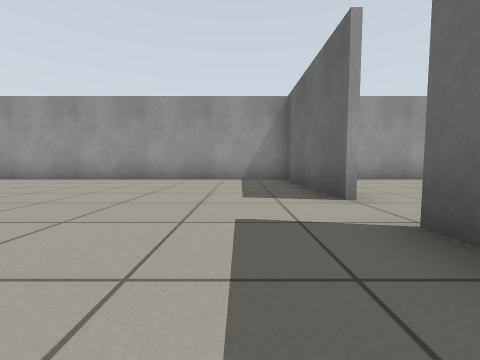
view 1 (above)

18 first-person views from a walk through a world built for the Gazebo simulator. The camera is 0.5 m above the floor, tilts 4° down and sees 90° across. The floor is counted in squares, 1 m on a side. Each view is taken from the middle of a square. On the plan, view 1 faces up. The plan holds only what a view shows up to about 9 squares ahead; the rest is blank. Robots are left out. Gazebo's built-in surfaces are drawn with simple patterns.

view 2
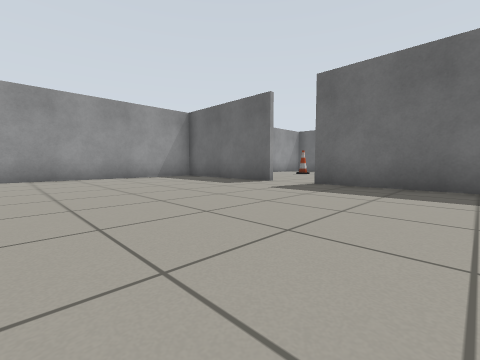

view 3
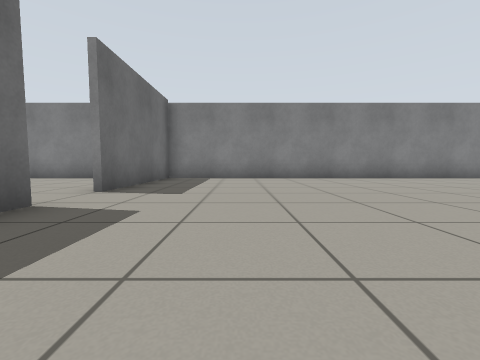

view 4
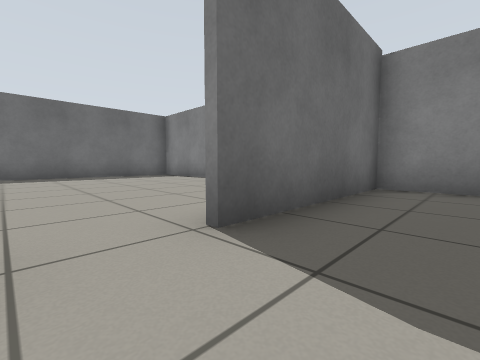

view 5
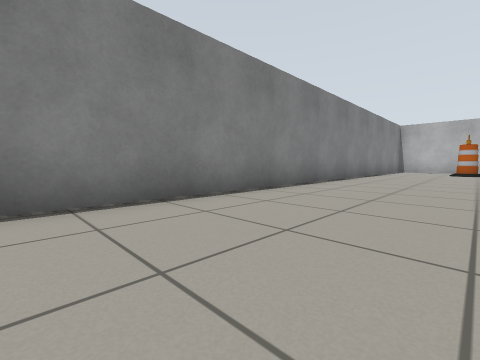

view 6
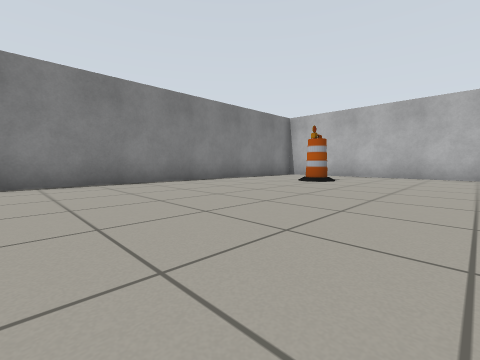

view 7
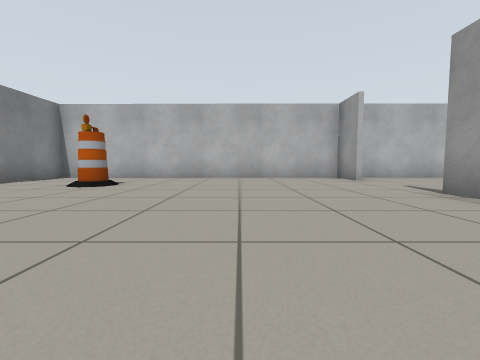

view 8
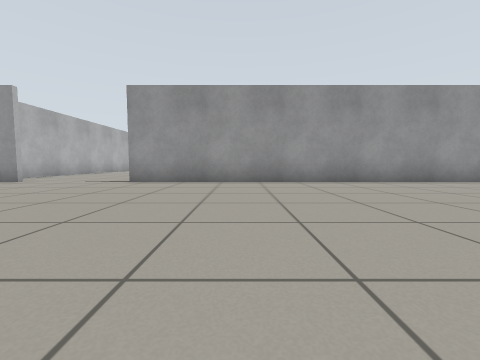

view 9
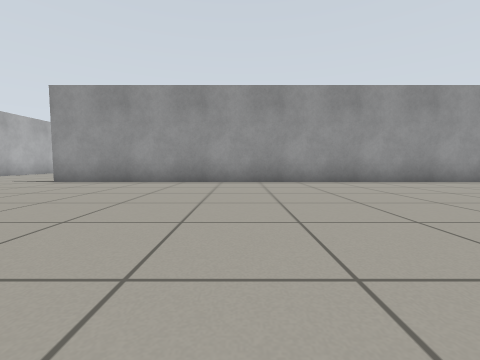

view 10
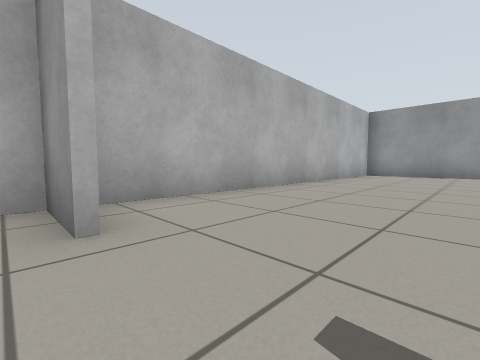

view 11
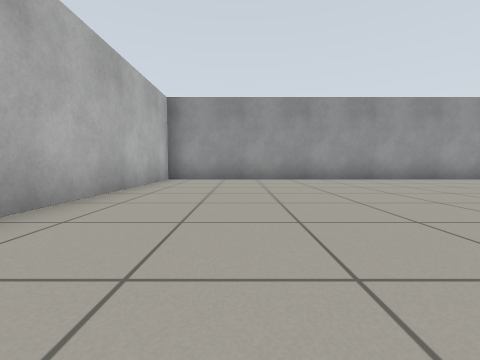

view 12
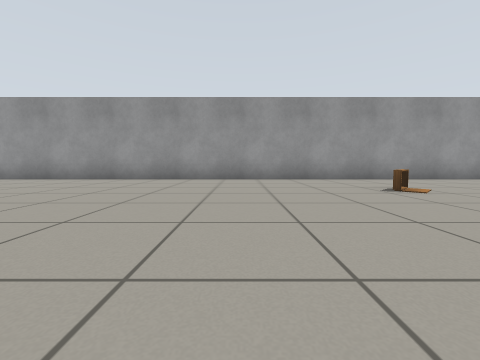

view 13
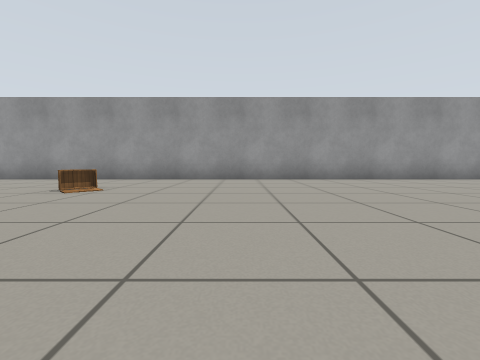

view 14
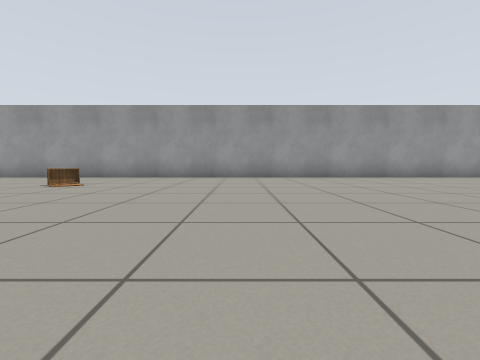

view 15
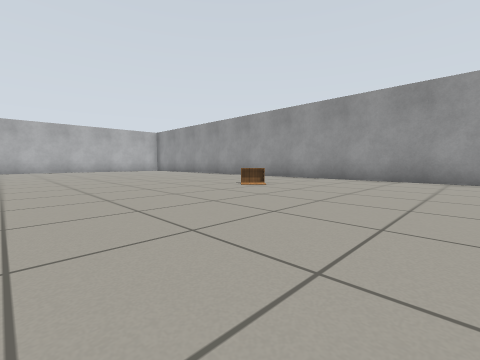

view 16
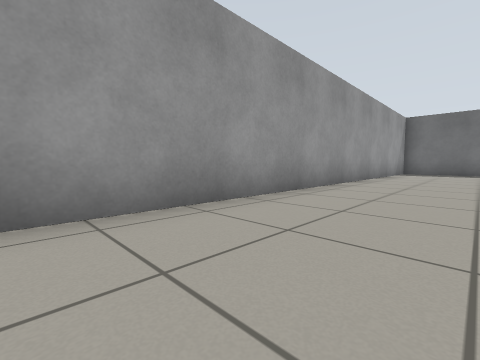

view 17
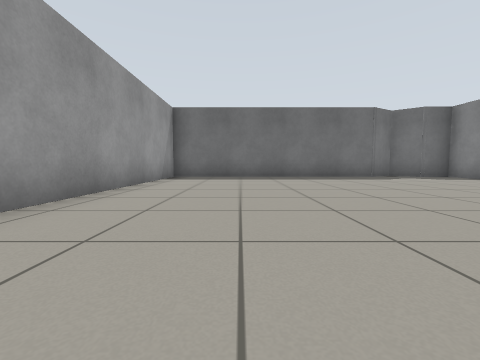

view 18
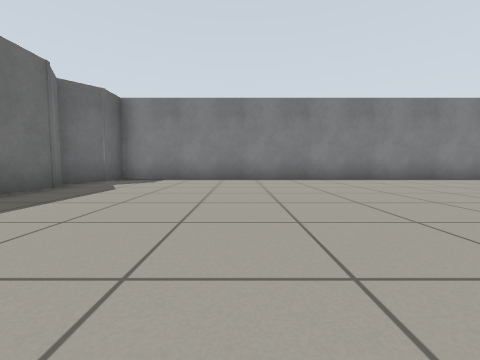

### Floor plan
Points are (right, up) in squares from view 1. A wall is a line through its corners. A room is listed if a view was taken in it or the views show most of it. See-through windows are left out.
Room 1 (views 1, 2, 3, 4, 5, 6, 7, 8, 9)
walls: (1.4, 1.4) (1.4, 1.9); (1.4, 3.1) (1.4, 7.3) (-17, 7.3); (3.9, -2.1) (7.8, -2.1); (5.6, 7.3) (3.5, 7.3); (-21.2, 5.6) (-21.2, -2.1) (1.4, -2.1); (9.8, -0.3) (9.8, 3)
ways out: opening at (-18.5, 6.5) to room 2
objects: barrel (-19, 1) to (-18, 1); grey box (1, -1) to (2, 1)
Room 2 (views 10, 11, 12, 13, 14, 15, 16, 17, 18)
walls: (-1.6, 7.5) (9.8, 7.5) (9.8, 8.5); (-19.8, 7.3) (-21.2, 7.3) (-21.2, 5.6); (9.6, 8.4) (10.3, 9.2) (9.8, 10.1) (9.8, 17.4) (-21.2, 17.4) (-21.2, 7.8)
ways out: opening at (-18.5, 6.5) to room 1
objects: other object (-10, 14) to (-10, 15)

Where each view was taken, in squares from view 1:
view 1: 0 up, 0 right, facing up
view 2: 1 down, 4 left, facing up-right
view 3: 6 up, 1 left, facing down
view 4: 3 up, 0 right, facing down-right
view 5: 1 up, 6 left, facing down-left
view 6: 4 up, 12 left, facing down-left
view 7: 4 up, 13 left, facing left
view 8: 1 up, 14 left, facing up
view 9: 1 up, 12 left, facing up
view 10: 7 up, 18 left, facing up-left
view 11: 10 up, 19 left, facing up
view 12: 10 up, 13 left, facing up
view 13: 10 up, 7 left, facing up
view 14: 9 up, 6 left, facing up
view 15: 10 up, 6 left, facing up-left
view 16: 15 up, 3 left, facing up-right
view 17: 15 up, 1 right, facing right
view 18: 15 up, 6 right, facing down
